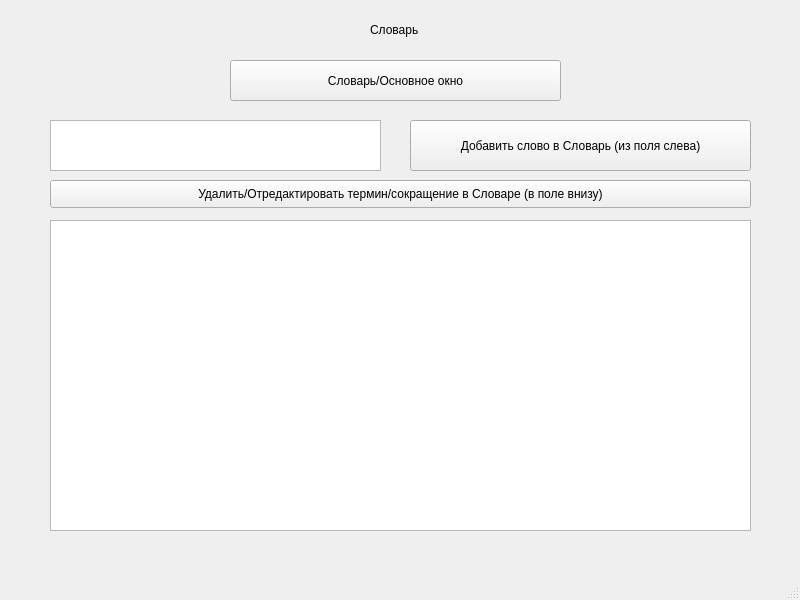
<?xml version="1.0" encoding="UTF-8"?>
<ui version="4.0">
 <class>MainWindow</class>
 <widget class="QMainWindow" name="MainWindow">
  <property name="geometry">
   <rect>
    <x>0</x>
    <y>0</y>
    <width>800</width>
    <height>600</height>
   </rect>
  </property>
  <property name="windowTitle">
   <string>MainWindow</string>
  </property>
  <widget class="QWidget" name="centralwidget">
   <widget class="QPushButton" name="changeWindowButton">
    <property name="geometry">
     <rect>
      <x>230</x>
      <y>60</y>
      <width>331</width>
      <height>41</height>
     </rect>
    </property>
    <property name="text">
     <string>Словарь/Основное окно</string>
    </property>
   </widget>
   <widget class="QLabel" name="label">
    <property name="geometry">
     <rect>
      <x>370</x>
      <y>20</y>
      <width>81</width>
      <height>20</height>
     </rect>
    </property>
    <property name="text">
     <string>Словарь</string>
    </property>
   </widget>
   <widget class="QTextEdit" name="textEdit">
    <property name="geometry">
     <rect>
      <x>50</x>
      <y>120</y>
      <width>331</width>
      <height>51</height>
     </rect>
    </property>
   </widget>
   <widget class="QPlainTextEdit" name="plainTextEdit">
    <property name="geometry">
     <rect>
      <x>50</x>
      <y>220</y>
      <width>701</width>
      <height>311</height>
     </rect>
    </property>
   </widget>
   <widget class="QPushButton" name="updateButton">
    <property name="geometry">
     <rect>
      <x>50</x>
      <y>180</y>
      <width>701</width>
      <height>28</height>
     </rect>
    </property>
    <property name="text">
     <string>Удалить/Отредактировать термин/сокращение в Словаре (в поле внизу)</string>
    </property>
   </widget>
   <widget class="QPushButton" name="addButton">
    <property name="geometry">
     <rect>
      <x>410</x>
      <y>120</y>
      <width>341</width>
      <height>51</height>
     </rect>
    </property>
    <property name="text">
     <string>Добавить слово в Словарь (из поля слева)</string>
    </property>
   </widget>
  </widget>
  <widget class="QMenuBar" name="menubar">
   <property name="geometry">
    <rect>
     <x>0</x>
     <y>0</y>
     <width>800</width>
     <height>26</height>
    </rect>
   </property>
  </widget>
  <widget class="QStatusBar" name="statusbar"/>
 </widget>
 <resources/>
 <connections/>
</ui>
